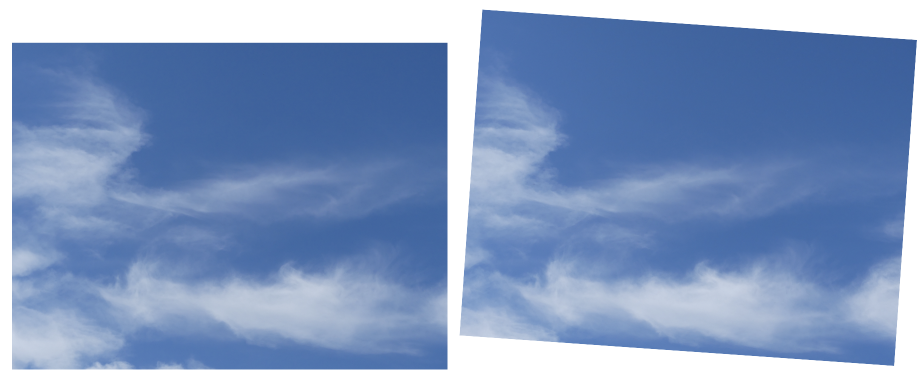
#> input picture P1000270.png, 1848 x 758 px (shown at 1/2 size)
$ jupyter execute cirrus_retrieve.ipynb   (shell and % lines are left out)
#> lines starting #> are read from the running program, lines starting #| are printed output that depends on the picture; long printed decimals are rounded
[cell 1]
import numpy as np
import matplotlib.pyplot as plt
import PIL
from PIL import Image, ImageFilter
import cv2

[cell 2]
def plot_dwt(dwtlist):
    fig = plt.figure(figsize=(12, 3))
    for i, a in enumerate(dwtlist):
        ax = fig.add_subplot(1, 4, i + 1)
        ax.imshow(a, interpolation="nearest", cmap=plt.cm.gray)
        ax.set_xticks([])
        ax.set_yticks([])
        fig.tight_layout()
        plt.show()
    return

def plot_dwt2(dwtlist,alpha=.5):
    fig = plt.figure(figsize=(12, 3))
    for i, a in enumerate(dwtlist):
        ax = fig.add_subplot(1, 4, i + 1)
        ax.imshow(a[0], interpolation="nearest", cmap=plt.cm.gray)
        ax.imshow(a[1], interpolation="nearest", cmap=plt.cm.gray, alpha=alpha)
        ax.set_xticks([])
        ax.set_yticks([])
        fig.tight_layout()
        plt.show()
    return

def correlate2d(array_left,array_right,weights=False):
    nyleft, nxleft = np.shape(array_left); #print(nyleft,nxleft)
    nyright, nxright = np.shape(array_right); #print(nyright,nxright)
    if nyleft != nyright:
        print('Need same number of rows')
        return 0
    ny = nyleft
    result = []

    for i in range(ny):
        leftsignal = np.array(array_left[i,:]); #leftsignal = leftsignal - np.mean(leftsignal)
        rightsignal = np.array(array_right[i,:]); #rightsignal = rightsignal - np.mean(rightsignal)
        thisrow = np.correlate(leftsignal,rightsignal,'full')
        result.append(thisrow)
    corrfun = np.array(result)

    if weights:
        nycorr, nxcorr = np.shape(corrfun)
        offset = int(nxcorr/2)
        ixrcorrange = np.arange(0,nxcorr)-offset
        weights = nxcorr/(offset-np.abs(ixrcorrange))
        for i in range(ny):
            corrfun[i,:] = corrfun[i,:] * weights

    return corrfun

[cell 3]
# Loading the image file
# Filename = 'P1000256.png'; offset = 40
# Filename = 'P1000261.png'; offset = 20
# Filename = 'P1000226.png'; offset = 40 # The weird face
Filename = 'P1000270.png'; offset = 60
# Filename = 'P1000218.png'; offset = 30

im = PIL.Image.open(Filename)
#> im is the input picture: PIL image 1848x758 RGBA; mean R, G, B, A 129.6, 153.4, 192.9, 255
imgray = im.convert("L")
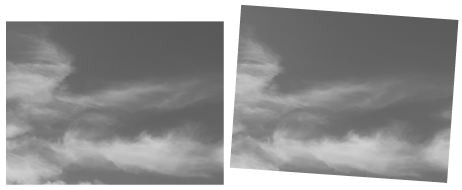
#> imgray: PIL image 1848x758 L (shown at 1/4 size); min 85, max 255, mean 150.8

[cell 4]
# Visualizing the original and gray-scale images
plt.figure()
plt.imshow(np.asarray(im), cmap = 'Greys_r', vmin = 0, vmax = 255)
plt.title(Filename)

plt.figure()
plt.imshow(np.asarray(imgray), cmap = 'Greys_r', vmin = 0, vmax = 255)
plt.title(Filename)

[cell 5]
# Visualizing a single raster (row)
amplitudes = np.asarray(imgray)
ny, nx = np.shape(amplitudes); print('shape of image =', ny,nx)
#| shape of image = 758 1848
print('min amplitude =', np.min(amplitudes))
#| min amplitude = 85
iysample = 340
iysample = 571
ixmid = int(nx/2); print('midpoint index x =',ixmid)
#| midpoint index x = 924
ixrange = np.arange(0,nx)

ixrange_left = np.arange(offset,ixmid-offset)
amps_left_orig = np.real(amplitudes[iysample,ixrange_left])
#> amps_left_orig = 804 values, max 198 at index 560, min 113 at index 763, mean 160.6

ixrange_right = np.arange(ixmid+offset,nx-offset)
amps_right_orig = np.real(amplitudes[iysample,ixrange_right])
#> amps_right_orig = 804 values, max 205 at index 455, min 118 at index 699, mean 171.4

plt.figure()
plt.plot(ixrange,amplitudes[iysample,:],'r')
plt.plot(ixrange_left,amps_left_orig,'g')
plt.plot(ixrange_right,amps_right_orig,'b')
plt.title(Filename)

[cell 6]
# Adjusting to the mean amplitude
mean_left = np.mean(amps_left_orig); print('mean_left', mean_left)
#> after `mean_left = np.mean(amps_left_orig)`: mean_left = 160.6
#| mean_left 160.612
amps_left = amps_left_orig-mean_left
#> amps_left = 804 values, max 37.39 at index 560, min -47.61 at index 763, mean 1.56e-14
mean_right = np.mean(amps_right_orig); print('mean_right',mean_right)
#> after `mean_right = np.mean(amps_right_orig)`: mean_right = 171.4
#| mean_right 171.432
amps_right = amps_right_orig-mean_right
#> amps_right = 804 values, max 33.57 at index 455, min -53.43 at index 699, mean 5.66e-15

plt.figure()
ixrange_left_shifted = ixrange_left - ixrange_left[0]
ixrange_right_shifted = ixrange_right - ixrange_right[0]
plt.plot(ixrange_left_shifted,amps_left,'g')
plt.plot(ixrange_right_shifted,amps_right,'b')
plt.title(Filename)
plt.grid(True)

print(len(ixrange_left_shifted),len(ixrange_right_shifted))
#| 804 804

[cell 7]
# Examining the weighted correlation function of a row
# corrfun = np.correlate(amps_right,amps_left,'full')
corrfun = np.correlate(amps_left,amps_right,'full')
#> corrfun = 1607 values, max 287146.3 at index 888, min -139787.8 at index 676, mean 6.95e-12
nxcorr = len(corrfun); print('length of correlation function =', nxcorr)
#> after `nxcorr = len(corrfun)`: nxcorr = 1607
#| length of correlation function = 1607
offset = int(nxcorr/2)
#> offset = 803
ixrcorrange = np.arange(0,nxcorr)-offset
#> ixrcorrange = 1607 values from -803 to 803
weights = nxcorr/(offset-np.abs(ixrcorrange))
# corrfunweighted = corrfun*weights
corrfunweighted = corrfun
#> corrfunweighted has the same summary as corrfun

seekmaxrange = 300
index_to_max_corrfun = np.argmax(corrfunweighted[ixmid-seekmaxrange:ixmid+seekmaxrange])
#> index_to_max_corrfun = 264
max_corrfun = np.max(corrfunweighted[ixmid-seekmaxrange:ixmid+seekmaxrange])
#> max_corrfun = 287146.3
index_to_max_corrfun += ixmid-seekmaxrange-offset
#> index_to_max_corrfun = 85
print('index_to_max_corrfun =', index_to_max_corrfun)
#| index_to_max_corrfun = 85

plt.figure()
plt.plot(ixrcorrange,corrfunweighted)
plt.plot(index_to_max_corrfun,max_corrfun,'o')
plt.grid(True)
plt.title(Filename)

# Superimposing amplitudes of a row at the first peak in the correlation function
plt.figure()
plt.plot(ixrange_left-ixrange_left[0],amps_left,'g')
plt.plot(ixrange_right-ixrange_right[0]+index_to_max_corrfun,amps_right,'b')
plt.grid(True)
plt.title(Filename)

### Working with edge detection
See https://stackabuse.com/opencv-edge-detection-in-python-with-cv2canny/. This has more flexibility in specifying thresholds than I could find using other resources, such as

- imgrayedges = imgray.filter(ImageFilter.FIND_EDGES)
- imgrayedges.save(r"Edge_Sample.png")

[cell 8]
# Load the file as a grayscale
imgcv2 = cv2.imread(Filename, cv2.IMREAD_GRAYSCALE)
print(np.shape(imgcv2))
#| (758, 1848)

[cell 9]
# Trimming off a bit from top and bottom
print(np.shape(imgcv2))
#| (758, 1848)
topoffset = 110
botoffset = 110
iyrange_edges = np.arange(topoffset,ny-botoffset)
imgcv2_trimmed = imgcv2[iyrange_edges,:]
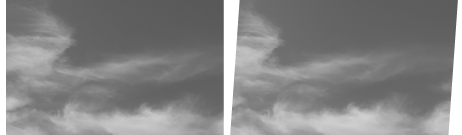
#> imgcv2_trimmed: shape (538, 1848) (shown at 1/4 size); min 86, max 255, mean 133.4
print(np.shape(imgcv2_trimmed))
#| (538, 1848)

# Also separating left and right
imgcv2_trimmed_left = imgcv2_trimmed[:,ixrange_left]
print(np.shape(imgcv2_trimmed_left))
#| (538, 804)
imgcv2_trimmed_right = imgcv2_trimmed[:,ixrange_right]
print(np.shape(imgcv2_trimmed_right))
#| (538, 804)

# Detecting edges
edge_threshold = 20
edges_left = cv2.Canny(imgcv2_trimmed_left, edge_threshold,edge_threshold)
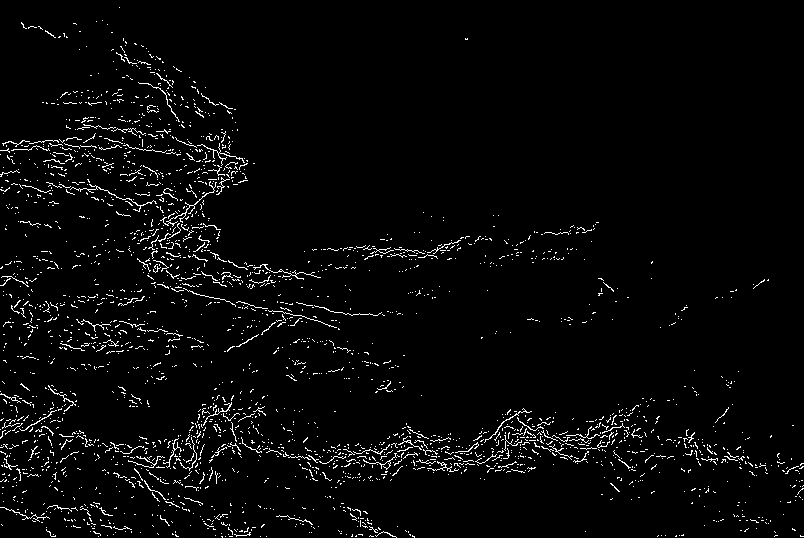
#> edges_left: shape (538, 804); 3.1% white in thin lines or dots
edges_right = cv2.Canny(imgcv2_trimmed_right, edge_threshold,edge_threshold)
#> edges_right: shape (538, 804); 3% white in thin lines or dots
edgecv2 = cv2.Canny(imgcv2, edge_threshold,edge_threshold)
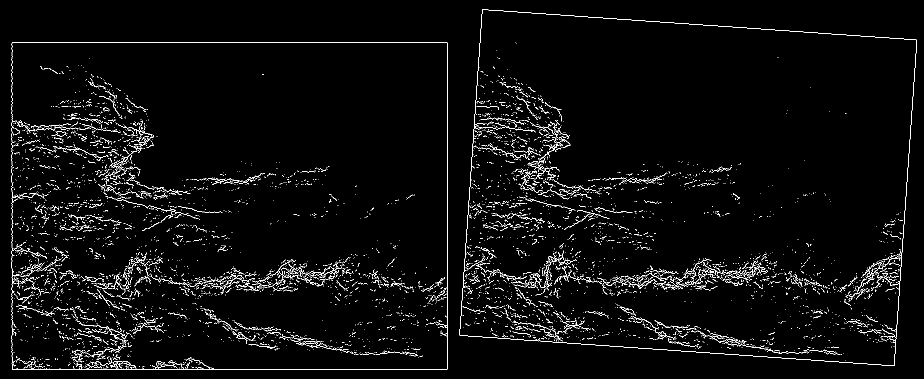
#> edgecv2: shape (758, 1848) (shown at 1/2 size); 3% white in thin lines or dots

# Specifying the x-axis ranges for these
ny_edges_left,nx_edges_left = np.shape(edges_left)
ixrange_edges_left = np.arange(0,nx_edges_left)
ny_edges_right,nx_edges_right = np.shape(edges_right)
ixrange_edges_right = np.arange(0,nx_edges_right)

# # This is just a double-check
# edgecv2_trimmed = cv2.Canny(imgcv2_trimmed, edge_threshold,edge_threshold)
# plt.figure()
# plt.imshow(edgecv2_trimmed, cmap='gray')

# This shows the edges individually
plt.figure()
plt.imshow(edges_left, cmap='gray')
plt.title(Filename)
plt.figure()
plt.imshow(edges_right, cmap='gray')
plt.title(Filename)

# This shows the edge heat maps side by side
plot_dwt([edges_left, edges_right])
#> the loop in plot_dwt, `for i, a in enumerate(dwtlist):` made 2 passes
plot_dwt([imgcv2_trimmed_left,imgcv2_trimmed_right])
#> the loop in plot_dwt (call 2), `for i, a in enumerate(dwtlist):` made 2 passes
plot_dwt2([[imgcv2_trimmed_left,edges_left], [imgcv2_trimmed_right,edges_right]],alpha=0.2)

[cell 10]
corrfun_edges = correlate2d(edges_right,edges_left) # This order (right,left) makes closer objects farther to the left
#> after the loop in correlate2d, `for i in range(ny):`: result = 538 items
#> in correlate2d, `corrfun = np.array(result)`:
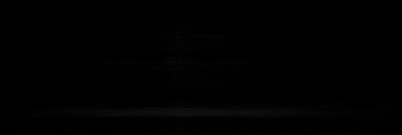
#> corrfun: shape (538, 1607) (shown at 1/4 size); min 0, max 40, mean 0.7
ny_edges,nx_edges = np.shape(corrfun_edges); print(ny_edges,nx_edges)
#| 538 1607

offset_edges = int(nx_edges/2)
ixrcorrange_edges = np.arange(0,nx_edges)-offset_edges
iyrcorrange_edges = np.arange(0,ny_edges)

plt.figure()
plt.contourf(ixrcorrange_edges,-np.flipud(iyrcorrange_edges),np.flipud(corrfun_edges))
plt.title(Filename)
plt.xlabel('distance from viewer')

plt.figure()
ampmax = np.max(corrfun_edges)
#> ampmax = 40
nslices=8; rowstart = 10; rowstop = ny_edges-rowstart
rowfloat = np.linspace(rowstart,rowstop,nslices);
rowint = rowfloat.astype(int)
dv = 5; vstart=(nslices-1)*dv
for i in range(nslices):
    voffset = vstart -i*dv
    thisrow = rowint[i]
    plt.plot(ixrcorrange_edges,corrfun_edges[thisrow,:]/ampmax*dv*5+voffset,label=str(thisrow))
plt.legend(loc='upper right')
plt.grid(True)
plt.xlim([np.min(ixrcorrange_edges),np.max(ixrcorrange_edges)])
plt.xlabel('distance from viewer')
plt.title(Filename)
plt.yticks([])
#> Out = ([], [])

[cell 11]
# [57 lines of commented-out code are left out]

### Lesson for P1000270, row 240
- -80 (blue) is a good match for green's thick cloud, which spans from the left up to about 200 pixels.
- -120 (cyan) is a good match for green's thin cloud, broadly around 400-700 pixels.
- -480 (teal) and +300 (navy) result from mis-matches between these two clouds.

So .. of the three peaks seen in the correlation function for row 240 (P1000270), the middle one (spanning roughly -80 to -120 pixels) is actually a superposition of the thick cloud and a thin one. Since -80 lies to the right of -120, we'd conclude that the thick cloud is farther away (consistent with what it looks like in steroscopic view). The other two peaks are meaningless.

[cell 12]
# [35 lines of commented-out code are left out]

### Lesson for P1000270, row 471
- -93 (blue) is a great match for green's cloud, whih spans the entire window.
- +240 (cyan) is a mismatch.

So .. of the three peaks seen in the correlation function for row 471 (P1000270), the middle one (spanning roughly -115 to -25 pixels) describes one big long cloud. Since the midpoint of this, at -93, betwween the -80 (thick) and the -120 (thin) clouds identified before for row 240, we'd conclude that this cloud is closer than the thick cloud at row 240, but farther away than the thin one (consistent with what it looks like in steroscopic view). The other two peaks in the correlation function are meaningless.

[cell 13]
# Asking what resolution reduction would be needed to have enough information ...
ndepth_out = 10
fraction = (1/ndepth_out)**.5
print('percent =', fraction*100)

### Wavelets
See https://pywavelets.readthedocs.io/en/latest/index.html.

[cell 14]
# [20 lines left out: function get_dwt, not called in this run]

[cell 15]
# [9 lines of commented-out code are left out]

### An idea about resolution trade-off
OK, let's suppose we can live with a reduction in resolution. That fraction would be given by

$$
n_x \times n_y = (f n_x)\times (f n_y) \times n_z
$$

or $f = (1/n_z)^{1 \over 2}$. So if we wanted 10 depth values, we'd have to reduce the horizontal resolution to $30 \% $ of the original. Which is not so bad!

[cell 16]
# Construct a forward model

[cell 17]
# This is testing whether the rotation code works

d = 1.1
D = d*20
theta_radians = np.arcsin(d/D)
theta_degrees = theta_radians*180/np.pi; print(theta_degrees)

from skimage import data
from skimage.transform import rotate
image = imgcv2_trimmed_left
ny_image, nx_image = np.shape(image)
print(ny_image,nx_image)
#| 538 804
plt.figure()
plt.imshow(image,cmap=plt.cm.gray)

def rotate_and_integrate(image,theta_degrees,debug=False):

#> called with theta_degrees = 2.87, debug = False
    if debug:
        # This is just testing that we have the right trim
        print('from inside rotate_and_integrate ...')
        print('... theta_degrees',theta_degrees)
        newimage = rotate(image, theta_degrees, preserve_range=True, mode='constant', cval=255)
        print(np.shape(newimage))
        plt.figure()
        plt.imshow(newimage,cmap=plt.cm.gray)

    newimage = rotate(image, theta_degrees, preserve_range=True, mode='edge')
    ny_image, nx_image = np.shape(image)
    theta_radians = theta_degrees/180*np.pi
    xtrim = int(ny_image/2*np.sin(np.abs(theta_radians)))+1
    ytrim = int(nx_image/2*np.sin(np.abs(theta_radians)))+1
    newimage = newimage[ytrim:ny_image-ytrim,xtrim:nx_image-xtrim]
#> newimage: shape (496, 776) float64

    if debug:
        print('... xtrim',xtrim)
        print('... ytrim',ytrim)
        plt.figure()
        plt.imshow(newimage,cmap=plt.cm.gray)
        ny_image_rotated, nx_image_rotated = np.shape(newimage)
        print('... ny_image_rotated,nx_image_rotated', ny_image_rotated,nx_image_rotated)

    newimage_integrated = np.sum(newimage,axis=0)
#> newimage_integrated = 776 values, max 71196.9 at index 33, min 52444.5 at index 763, mean 61330.7
    return newimage,newimage_integrated

image_rotated_left,image_integrated_left = rotate_and_integrate(imgcv2_trimmed_left,theta_degrees)
#> image_integrated_left has the same summary as newimage_integrated in rotate_and_integrate
plt.figure()
plt.imshow(image_rotated_left,cmap=plt.cm.gray)
ny_image_rotated_left, nx_image_rotated_left = np.shape(image_rotated_left)
print(ny_image_rotated_left,nx_image_rotated_left)
#| 496 776

image_rotated_right,image_integrated_right = rotate_and_integrate(imgcv2_trimmed_left,-theta_degrees)
#> call 2 of rotate_and_integrate, with theta_degrees = -2.87, debug = False
#> in rotate_and_integrate (call 2), `newimage = rotate(image, theta_degrees, preserve_range=True, mode='edg..`:
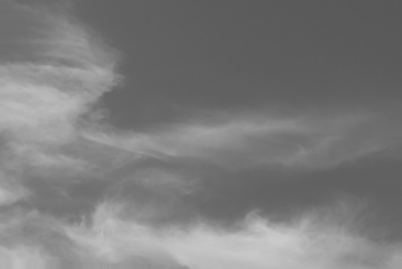
#> newimage: shape (538, 804) float64 (shown at 1/2 size); min 86.42, max 202.9, mean 123.9
#> in rotate_and_integrate (call 2), `theta_radians = theta_degrees/180*np.pi`: theta_radians = -0.05
#> in rotate_and_integrate (call 2), `newimage = newimage[ytrim:ny_image-ytrim,xtrim:nx_image-xtrim]`:
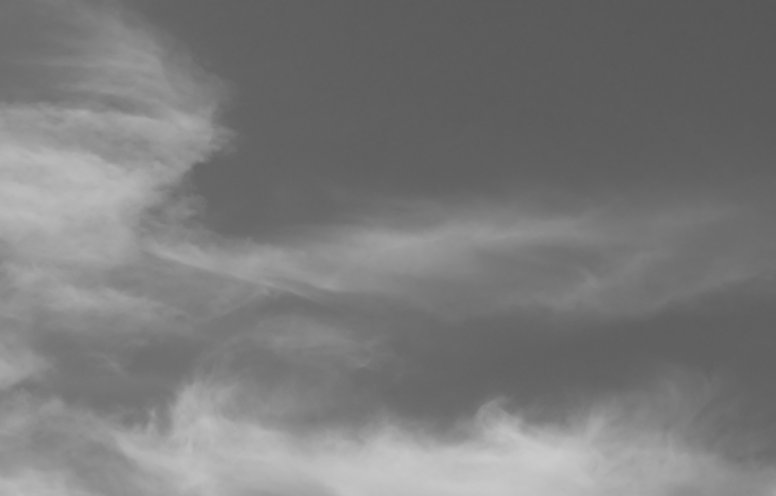
#> newimage: shape (496, 776) float64; min 86.42, max 202.9, mean 123.3
#> in rotate_and_integrate (call 2), `newimage_integrated = np.sum(newimage,axis=0)`: newimage_integrated = 776 values, max 72664.6 at index 18, min 50291.6 at index 775, mean 61139.9
#> image_integrated_right has the same summary as newimage_integrated in rotate_and_integrate
plt.figure()
plt.imshow(image_rotated_right,cmap=plt.cm.gray)
ny_image_rotated_right, nx_image_rotated_right = np.shape(image_rotated_right)
print(ny_image_rotated_right,nx_image_rotated_right)
#| 496 776

plt.figure()
plt.plot(image_integrated_left)
plt.plot(image_integrated_right)

[cell 18]
# Now we'll try out the forward model

# Effective angle given that the aspect ratio is not 1:1 (guessing here)
aspect = 2
theta_eff_radians = theta_radians/aspect
theta_eff_degrees = theta_eff_radians*180/np.pi; print('theta_eff_degrees', theta_eff_degrees)

# Initialize the cloud density array
nx_rho = nx_image_rotated_right; print(nx_rho)
#| 776
ny_rho = 100
imidy_rho = int(ny_rho/2)
rho = np.zeros((ny_rho,nx_rho))
xrange_before_rotation = np.arange(0,nx_rho); print(np.shape(xrange_before_rotation))
#| (776,)
# rho[imidy_rho-10,:] = amps_right_orig[0:nx_rho]
# rho[imidy_rho+1,:]  = amps_left_orig[0:nx_rho]
# rho[imidy_rho+10,:] = amps_left_orig[0:nx_rho]
ioffset = 20
rho[imidy_rho-ioffset,:] = np.sin(xrange_before_rotation/nx_rho*2*np.pi+.5)**2
rho[imidy_rho,:]    = np.sin(xrange_before_rotation/nx_rho*4*np.pi)**2
#> rho: shape (100, 776) float64; min 0, max 1, mean 0.01
rho[imidy_rho-ioffset,:] = np.sin(xrange_before_rotation/nx_rho*20*np.pi)**2*5
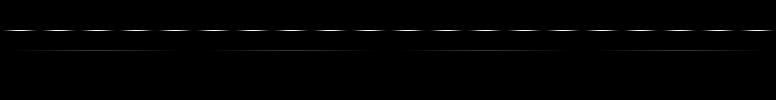
#> rho: shape (100, 776) float64; min 0, max 5, mean 0.03; drawn with min black and max white
rho[imidy_rho-ioffset,0:450]=0
rho[imidy_rho-ioffset,-150:]=0

rho[imidy_rho-ioffset,100] = 3
rho[imidy_rho+ioffset,100] = 3

print(np.shape(rho))
plt.figure()
plt.imshow(rho,cmap=plt.cm.gray,aspect=aspect)

# Try out our rotation idea
rho_left,A_left = rotate_and_integrate(rho,theta_eff_degrees)
plt.figure()
plt.imshow(rho_left,cmap=plt.cm.gray,aspect=aspect)

rho_right,A_right = rotate_and_integrate(rho,-theta_eff_degrees)
plt.figure()
plt.imshow(rho_right,cmap=plt.cm.gray,aspect=aspect)

xrange = np.arange(0,np.size(A_left))
plt.figure()
plt.plot(xrange,A_left-A_right)
plt.title('difference')

corrfun = np.correlate(A_left,A_right,'full')
nxcorr = len(corrfun); print('length of correlation function =', nxcorr)
offset = int(nxcorr/2)
ixrcorrange = np.arange(0,nxcorr)-offset
# weights = nxcorr/(offset-np.abs(ixrcorrange))
# corrfunweighted = corrfun*weights
corrfunweighted = corrfun

plt.figure()
plt.plot(ixrcorrange,corrfunweighted)
plt.grid(True)
plt.title(Filename)
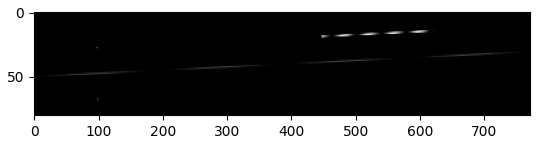
#> figure drawn by matplotlib, 1 panel
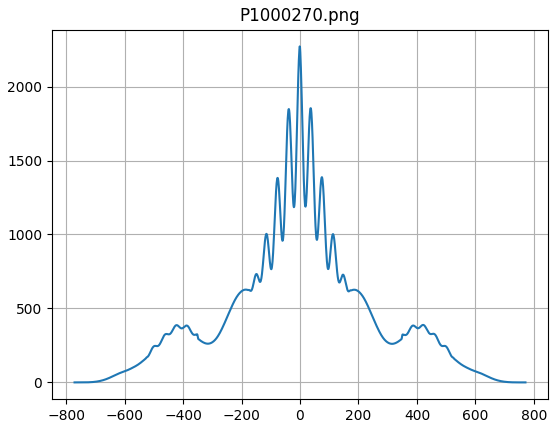
#> figure drawn by matplotlib, 1 panel; curve peaks at x = -1, y = 2271.5
